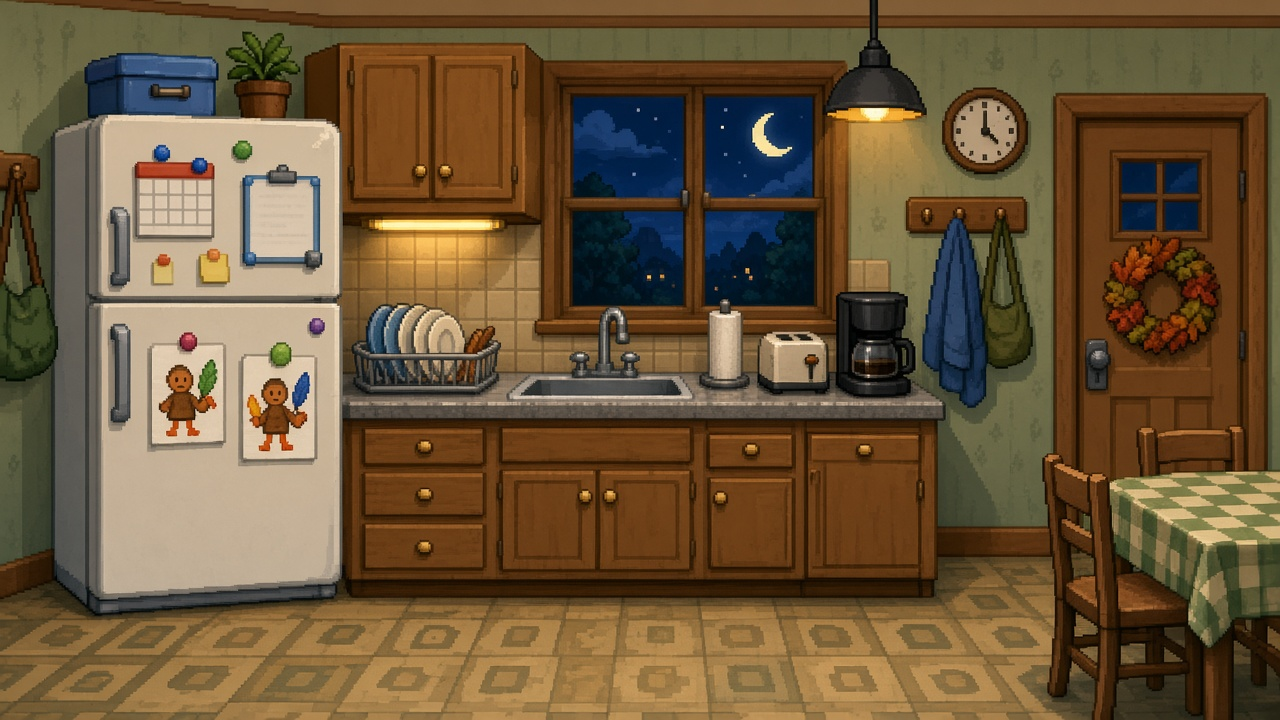
#> input picture series/thanks-randy/bg/kitchen.png, 1280 x 720 px, found by its file name
$ python panelka.py
#> lines starting #> are read from the running program, lines starting #| are printed output that depends on the picture; after the words box and inside, x2 and y2 are one past the last pixel; in counts of white or black regions, pixels touching at a corner belong together
### engine/paths.py
"""Repo-relative paths for all render scripts (replaces the old /home/claude/px/... chat paths).

Episode scripts live in series/<slug>/episodes/epNN/ and do:
    import sys, pathlib; sys.path.insert(0, str(pathlib.Path(__file__).resolve().parents[4] / 'engine'))
    import paths as P
"""
import subprocess
from pathlib import Path

ROOT = Path(__file__).resolve().parent.parent
ENGINE = ROOT / 'engine'
FONT_PX = str(ENGINE / 'fonts' / 'PressStart.ttf')               # Press Start 2P (Cyrillic)
FONT_BOLD = '/usr/share/fonts/truetype/dejavu/DejaVuSans-Bold.ttf'  # captions (apt: fonts-dejavu-core)
LIB_SFX = ROOT / 'library' / 'sfx'
BUILD = ROOT / 'build'                                            # gitignored: segments, wav cache, test sheets
PDZ = 'pochti-dikiy-zapad'


def series(slug=PDZ):
    return ROOT / 'series' / slug


def episode(ep, slug=PDZ):
    return series(slug) / 'episodes' / ep


def build(*parts):
    """Path inside build/ (parent dirs created)."""
    p = BUILD.joinpath(*parts)
    p.parent.mkdir(parents=True, exist_ok=True)
    return str(p)


# [7 lines left out: function voice_wav, not called in this run]

### engine/props/panelka.py
"""Locations of «Валера и кот» from xAI backgrounds (1280x720, grok-imagine-image-2.0 medium 1k) -> pixel worlds
(110-colour palette) + readable pixel text by code (ЖЭК notice, calendar, price tags) + occluder sprites + glow maps.
All coordinates are native image px of series/valera-i-kot/bg/*.png."""
import os
import numpy as np
from PIL import Image, ImageDraw, ImageFont
import paths as PATHS

SLUG = 'valera-i-kot'
BG = PATHS.series(SLUG) / 'bg'

# ---------------------------------------------------------------- kitchen
K_FLOOR = 640               # Valera's feet line in medium shots
K_UNIT = 16.0               # Valera world px per unit at K_FLOOR
RAD = (470, 410, 735, 530)  # radiator box
RAD_TOP = 408               # cat lies on the radiator/blanket
CAT_K = (585.0, 404.0)      # cat anchor on the radiator (floor point under the loaf)
CAT_K_UNIT = 7.0
VALVE = (728.0, 428.0)      # air valve at the top right of the radiator
KETTLE = (1118.0, 362.0)    # kettle spout tip
STOVE_X = 1130.0
WINDOW_OPEN = (660, 80, 780, 160)   # open ventilation pane
LAMP_K = (855.0, 100.0)
CLOCK = (1150.0, 94.0, 26.0)        # centre + radius of the wall clock face
CALENDAR = (1176, 142, 1256, 282)

# ---------------------------------------------------------------- bathroom
B_FEET = 470                # Valera's feet inside the tub (hidden by the tub front)
B_UNIT = 14.6
SHOWER = (492.0, 88.0)      # shower head nozzle
TUB_RIM = [(95, 438), (160, 420), (400, 418), (690, 424), (702, 440)]   # front rim polyline (occluder top)
BULB = (832.0, 105.0)
B_FLOOR = 660               # floor line in front of the tub

# ---------------------------------------------------------------- stairwell
DOOR = (90, 120, 290, 540)
NOTICE = (122, 336, 258, 500)       # A4 notice taped on the entrance door
LAMP_S = (616.0, 92.0)
S_FLOOR = 640


def font(size):
    return ImageFont.truetype(PATHS.FONT_PX, size)


def text(img, txt, cx, cy, size, col, shade=None, off=(1, 1), anchor='c'):
    f = font(size)
    bb = f.getbbox(txt); tw, th = bb[2] - bb[0], bb[3] - bb[1]
    m = Image.new('L', img.size, 0); d = ImageDraw.Draw(m); d.fontmode = '1'
    x = int(cx - tw / 2) if anchor == 'c' else int(cx)
    d.text((x - bb[0], int(cy - th / 2) - bb[1]), txt, font=f, fill=255)
    m = np.array(m) > 127
    a = np.array(img)
    if shade is not None: a[np.roll(np.roll(m, off[1], 0), off[0], 1) & ~m] = shade
    a[m] = col
    return Image.fromarray(a)


# [33 lines left out: functions paper, notice, not called in this run]


def q(im, colors=110):
    return np.array(im.quantize(colors=colors, method=Image.Quantize.MEDIANCUT, dither=Image.Dither.NONE).convert('RGB'))


# [8 lines left out: function glow_map, not called in this run]


def kitchen(day=1):
#> called with day = 1
    img = Image.fromarray(q(Image.open(BG / 'kitchen.png').convert('RGB')))
    x0, y0, x1, y1 = CALENDAR
    a = np.array(img)
    a[y0 + 62:y1 - 6, x0 + 6:x1 - 6] = (238, 234, 222)                  # blank lower half of the calendar
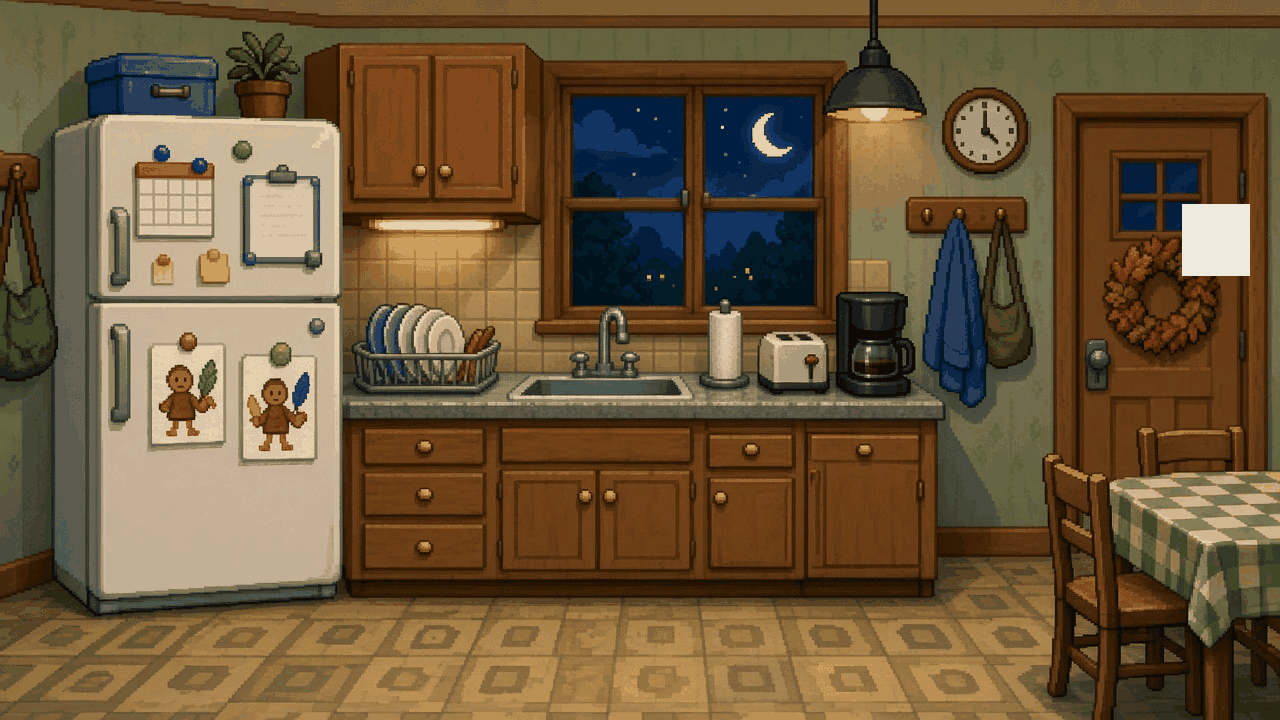
#> a: shape (720, 1280, 3); mean R, G, B 109, 87.3, 58
    img = Image.fromarray(a)
    img = text(img, 'ДЕКАБРЬ', (x0 + x1) / 2, y0 + 72, 8, (170, 40, 36))
#> in text, `m = Image.new('L', img.size, 0)`: m: PIL image 1280x720 L; every value is 0
#> in text, `m = np.array(m) > 127`:
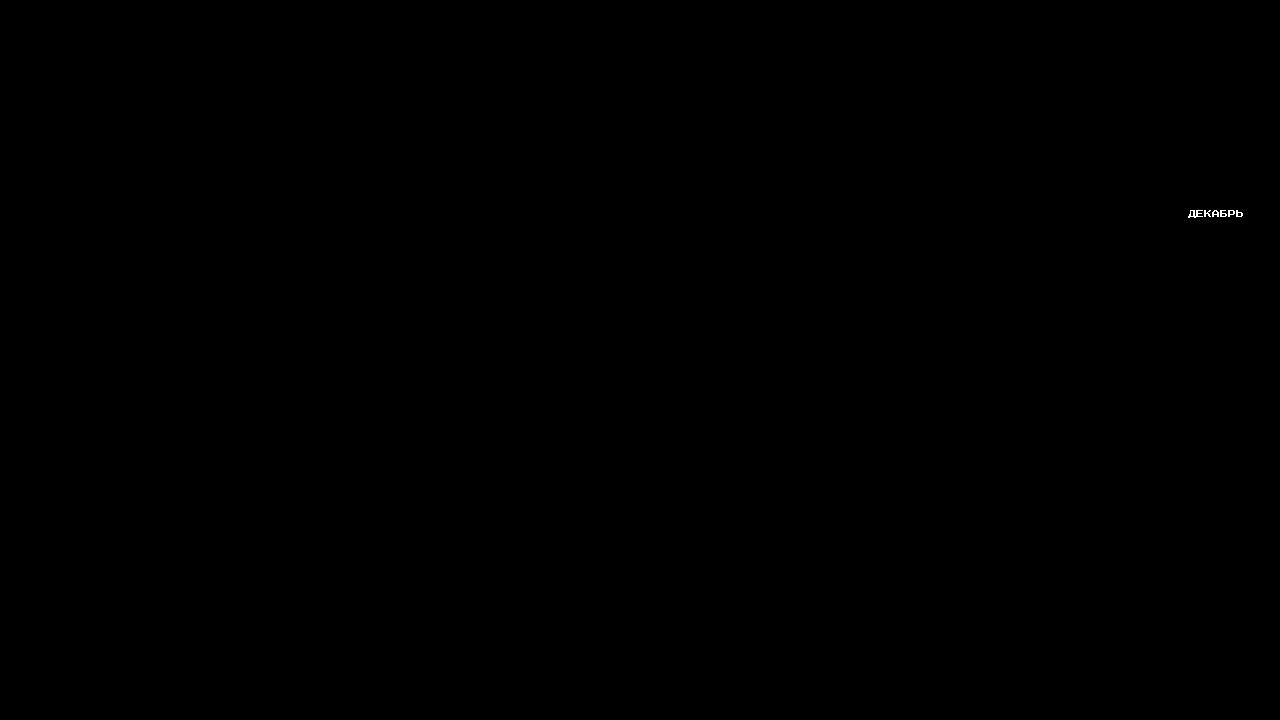
#> m: shape (720, 1280) bool; 0.02% white in thin lines or dots, all inside (x1, y1, x2, y2) = (1188, 210, 1243, 218)
#> in text, `a[m] = col`: a: shape (720, 1280, 3); 0.02% of pixels changed, all inside (x1, y1, x2, y2) = (1188, 210, 1243, 218)
    img = text(img, str(day), (x0 + x1) / 2, y0 + 104, 32, (40, 36, 40))
#> in text (call 2), `m = np.array(m) > 127`: m: shape (720, 1280) bool; 0.03% white; 1 white region, box (x1, y1, x2, y2) and area: (1204, 230, 1228, 258) 304
#> in text (call 2), `a[m] = col`: a: shape (720, 1280, 3); mean R, G, B 108.9, 87.2, 57.9
    return img


# [12 lines left out: function tub_occluder, not called in this run]


# ---------------------------------------------------------------- gastronom (shop)
SH_TAMARA = (1165.0, 625.0, 19.0)        # cashier anchor (behind the counter, facing left)
SH_VALERA = (790.0, 712.0, 22.0)         # customer anchor (facing right)
SH_ZINA = (560.0, 690.0, 17.0)           # granny in the queue
LCD = (902, 298, 990, 334)              # customer display on a pole by the register
COUNTER_EDGE = [(880, 425), (1090, 446), (1280, 452)]
TAG = (146, 546, 266, 630)              # big yellow price tag on the deli case
SH_LIGHTS = [(490.0, 32.0), (960.0, 32.0)]


# [55 lines left out: functions price_tag, shop, lcd_digits, counter_occluder, not called in this run]


# ---------------------------------------------------------------- courtyard (wide) + entrance/bench close-up
Y_BENCH = (465, 608, 522)               # wide yard: bench x0, x1, seat y
Y_DOOR = (345, 402, 422, 540)
Y_WINDOW = (395, 165, 478, 230)         # Valera's lit window on the 2nd floor
Y_SANDBOX = (728, 540, 918, 585)
Y_UNIT = 4.8                            # seated grannies / Valera at the facade depth
B_SEAT = 553                            # close-up: bench seat y
B_ZINA = (712.0, 553.0, 12.5)           # seated anchors (hips on the seat)
B_LYUBA = (872.0, 553.0, 12.5)
B_DOOR_EDGE = 497                       # right edge of the door (Valera peeks out here)
B_FLOOR = 690
B_UNIT = 14.5
B_NOTICE = (655, 296, 845, 414)


def bench_world(notice_lines, crossed=(), hand=()):
    img = Image.fromarray(q(Image.open(BG / 'bench.png').convert('RGB')))
    return np.array(notice(img, notice_lines, B_NOTICE, crossed, hand))


# ---------------------------------------------------------------- basement + hot-spring sandbox (E05)
BS_VALVE = (1030.0, 390.0, 70.0)       # handwheel centre + radius
BS_TAG = (1098, 452, 1250, 548)         # cardboard sign «НЕ ТРОГАТЬ!» hung on the valve
BS_BULB = (515.0, 150.0)
BS_GAUGES = [(135.0, 290.0, 26.0), (818.0, 340.0, 12.0)]
BS_JOINTS = [(930.0, 470.0), (250.0, 220.0), (420.0, 360.0), (840.0, 160.0)]
PL_WATER = 505                          # pool close-up: waterline for the grannies
PL_ZINA = (560.0, 640.0, 24.0)          # seated anchors (hips) under water
PL_LYUBA = (830.0, 650.0, 24.0)
PL_X = (170, 1120)
SP_WATER = 598                          # wide yard_spring: waterline
SP_ZINA = (790.0, 628.0, 5.6)
SP_LYUBA = (880.0, 630.0, 5.6)


# [28 lines left out: functions basement, clip_below, not called in this run]


NOTICE_E01 = [('ОБЪЯВЛЕНИЕ', 8, (40, 36, 40)), ('ГОРЯЧЕЙ', 16, (170, 30, 30)), ('ВОДЫ НЕТ', 16, (170, 30, 30)),
              ('С 01.12', 8, (40, 36, 40)), ('ПО 15.12', 8, (40, 36, 40)), ('ЖЭК №3', 8, (60, 60, 120))]


def build(force=False):
    cache = PATHS.build('props', 'panelka.npz')
    if os.path.exists(cache) and not force:
        d = np.load(cache); return {k: d[k] for k in d.files}
    kit = np.array(kitchen(1))                                  # text is drawn after quantization (keeps pure reds)
#> (the run stopped early here; a loop or call above may not have finished)
